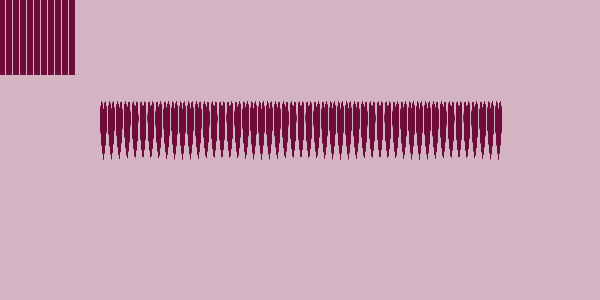
Frame 1 (no input)
Frame 60 (no input): identical to frame 1, image omitted
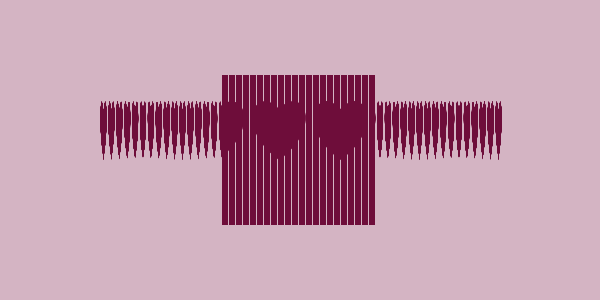
Frame 120 (the mouse pressed at the canvas centre since frame 60)

The p5.js sketch that drew these frames (run headless with seeded random() and noise() and a simulated clock; from frame 60 on, the mouse is pressed at the canvas centre):

// p5.js sketch
// ── sketch.js
let m = 150;
let bar = 6;
let gap = 1;

let pg;
let pg2;
let msk;

function setup() {
  createCanvas(600, 300);
  strokeWeight(bar);
  strokeCap(SQUARE);
  noCursor();
  
  pg = createGraphics(100, 100);
  pg.noStroke();

  let x = 50;
  let y = 15;
  let s = 85;
  pg.fill(110, 13, 58);
  pg.beginShape();
  pg.vertex(x, y);
  pg.bezierVertex(x - s / 2, y - s / 2, x - s, y + s / 3, x, y + s);
  pg.bezierVertex(x + s, y + s / 3, x + s / 2, y - s / 2, x, y);
  pg.endShape(CLOSE);
}

function draw() {
  background(212, 180, 195);
  stroke(110, 13, 58);

  pgImage = pg.get();
  
  for(let x = 100; x < 500; x += bar+gap+0.9) {
    image(pgImage, x, 100, bar+gap, 60);
  }
  
  for(let x = 0; x < m; x += bar + gap) {
    let xstart = mouseX;
    let ystart = mouseY;
    
    // let xstart = frameCount/3;
    // let ystart = 130;
    line(xstart + x - m/2 , ystart - m/2, xstart + x - m/2, ystart + m/2);
  }
}
